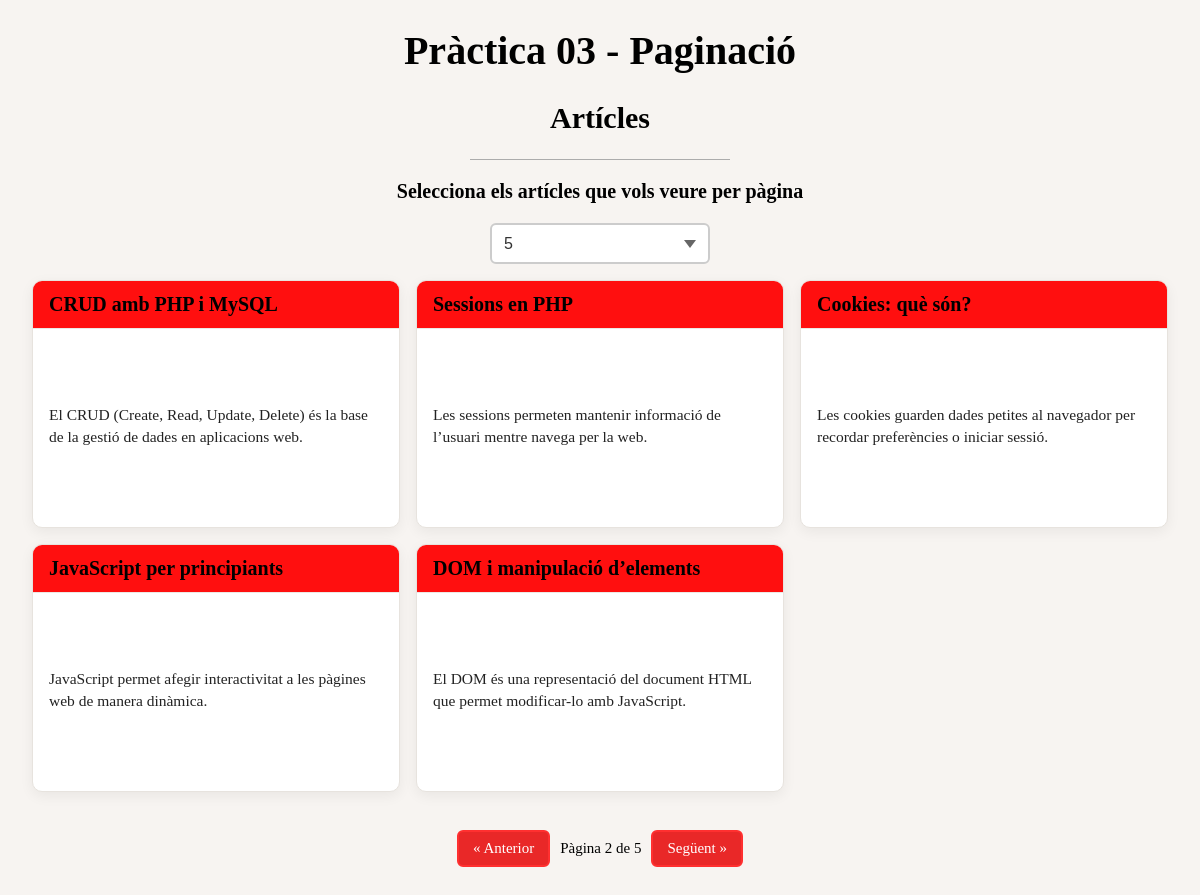
The app's page /?per_page=5&page=2 with its own data.
### tables this page shows
CREATE TABLE IF NOT EXISTS articles (
    id INT NOT NULL AUTO_INCREMENT PRIMARY KEY,
    dni VARCHAR(9) NOT NULL,
    Nom VARCHAR(50) NOT NULL,
    Cos TEXT NOT NULL
);

### index.php (called while the page is built, shortened)
<?php
require_once __DIR__ . '/config/db_connection.php';
$permitits = range(1, 10);
$perDefecte = 5;
$articlesPerPagina = (isset($_GET['per_page']) && in_array((int)$_GET['per_page'], $permitits, true))
    ? (int)$_GET['per_page']
    : $perDefecte;
$paginaActual = (isset($_GET['page']) && is_numeric($_GET['page']) && (int)$_GET['page'] > 0)
    ? (int)$_GET['page']
    : 1;
$total = (int)$conn->query("SELECT COUNT(*) FROM articles")->fetchColumn();
$totalPagines = (int)max(1, ceil($total / $articlesPerPagina));
$offset = ($paginaActual - 1) * $articlesPerPagina;
$sql = "SELECT id, Nom, Cos
        FROM articles
        ORDER BY id ASC
        LIMIT :limit OFFSET :offset";
$stmt = $conn->prepare($sql);
$stmt->bindValue(':limit',  $articlesPerPagina, PDO::PARAM_INT);
$stmt->bindValue(':offset', $offset, PDO::PARAM_INT);
$stmt->execute();
$articles = $stmt->fetchAll();
$queryBase = http_build_query(['per_page' => $articlesPerPagina]);
$prevUrl = "?{$queryBase}&page=" . max(1, $paginaActual - 1);
$nextUrl = "?{$queryBase}&page=" . min($totalPagines, $paginaActual + 1);
include_once __DIR__ . '/app/view/vista.index.php';

### app/view/vista.index.php (the view, shortened to what this page needs)
<!DOCTYPE html>
<html lang="ca">
<head>
  <link rel="stylesheet" href="resources/css/style.css">
</head>
<body>
  <h1>Pràctica 03 - Paginació</h1>
  <h2>Artícles</h2>
  <div class="separador"></div>
  <div class="articles">
    <h3>Selecciona els artícles que vols veure per pàgina</h3>
    <form method="get">
      <select name="per_page" id="articles" onchange="this.form.submit()">
        <?php for ($i = 1; $i <= 10; $i++): ?>
          <option value="<?= $i ?>" <?= ($i === $articlesPerPagina ? 'selected' : '') ?>>
            <?= $i ?>
          </option>
        <?php endfor; ?>
      </select>
    </form>
  </div>
    <div class="cards-grid">
        <?php foreach ($articles as $a): ?>
            <article class="card">
                <header class="card__header">
                    <h2 class="card__title"><?= htmlspecialchars($a['Nom']) ?></h2>
                </header>
                <div class="card__body">
                    <p><?= nl2br(htmlspecialchars($a['Cos'])) ?></p>
                </div>
            </article>
        <?php endforeach; ?>
    </div>
    <div class="paginacio">
        <a class="page-btn <?= ($paginaActual==1?'is-disabled':'') ?>" href="<?= $prevUrl ?>">&laquo; Anterior</a>
        <span class="page-state">Pàgina <?= $paginaActual ?> de <?= $totalPagines ?></span>
        <a class="page-btn <?= ($paginaActual==$totalPagines?'is-disabled':'') ?>" href="<?= $nextUrl ?>">Següent &raquo;</a>
    </div>
</body>
</html>

### resources/css/style.css (style rules this page uses)
body { background-color: #f7f4f1; }
h1 { text-align: center; color: rgb(0, 0, 0); font-family: 'Formula1-Display-Bold', cursive; font-size: 40px; }
h2 { text-align: center; color: rgb(0, 0, 0); font-family: 'Formula1-Display-Bold', cursive; font-size: 30px; }
h3 { text-align: center; color: rgb(0, 0, 0); font-family: 'Formula1-Display-Bold', cursive; font-size: 20px; }
.separador { border-top: #acacac 1px solid; margin-top: 0px; margin-left: 39%; margin-right: 39%; margin-bottom: 0px; }
.articles { text-align: center; margin-top: 16px; }
#articles { -webkit-appearance: none; -moz-appearance: none; appearance: none; display: inline-block; width: 220px; padding: 10px 40px 10px 12px; font-size: 16px; border: 2px solid #ccc; border-radius: 6px; background-color: #ffffff; color: #333333; background-repeat: no-repeat; background-position: right 12px center; cursor: pointer; transition: border-color 0.15s, box-shadow 0.15s; }
.cards-grid { display: grid; grid-template-columns: repeat(auto-fill, minmax(280px, 1fr)); gap: 16px; padding: 16px 24px; max-width: 1200px; margin: 0 auto; }
.card { background: #ffffff; border: 1.5px solid #e7e3de; border-radius: 10px; box-shadow: 0 4px 14px rgba(0,0,0,0.06); overflow: hidden; transition: transform .12s ease, box-shadow .12s ease, border-color .12s ease; }
.card__header { background: #ff0f0f; padding: 12px 16px; border-bottom: 1px solid #ece8e4; }
.card__title { margin: 0; text-align: left; font-family: 'Formula1-Display-Bold', cursive; font-size: 20px; color: #000; }
.card__body { padding: 14px 16px 18px; color: #222; line-height: 1.45; font-size: 15.5px; white-space: pre-wrap; }
.paginacio { display: flex; gap: 10px; align-items: center; justify-content: center; margin: 22px auto 40px; padding: 0 16px; }
.page-btn { display: inline-block; padding: 8px 14px; border: 2px solid #ff3030; border-radius: 6px; background: rgb(233, 40, 40); color: #fff; font-size: 15px; text-decoration: none; transition: background-color .15s, color .15s, border-color .15s, transform .1s; }
.page-state { font-family: 'Formula1-Display-Bold', cursive; font-size: 15px; color: #000; }
.articles { margin-top: 16px; }

### records on screen
articles: Nom "CRUD amb PHP i MySQL", Cos "El CRUD (Create, Read, Update, Delete) és la base de la gestió de dades en aplicacions web."
articles: Nom "Sessions en PHP", Cos "Les sessions permeten mantenir informació de l’usuari mentre navega per la web."
articles: Nom "Cookies: què són?", Cos "Les cookies guarden dades petites al navegador per recordar preferències o iniciar sessió."
articles: Nom "JavaScript per principiants", Cos "JavaScript permet afegir interactivitat a les pàgines web de manera dinàmica."
articles: Nom "DOM i manipulació d’elements", Cos "El DOM és una representació del document HTML que permet modificar-lo amb JavaScript."

### other values on screen
$paginaActual "2"
$totalPagines "5"
form field per_page "5"
